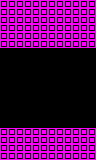

A 2D game scene composited from a Tiled map and its tileset images. What follows is a short description and the map's XML, with each tile layer's data collapsed to a summary:
An orthogonal 12x20 tile map with 8x8 px tiles, 1 tile layer (main) and 1 object (flyingRtoL).

<map version="1.0" orientation="orthogonal" renderorder="right-down" width="12" height="20" tilewidth="8" tileheight="8" nextobjectid="81">
 <properties>
  <property name="L" type="int" value="2" />
  <property name="R" type="int" value="2" />
  <property name="type" value="tunnel" />
 </properties>
 <tileset firstgid="1" name="tiles" tilewidth="8" tileheight="8" tilecount="24" columns="6">
  <image source="../../../images/tiles.png" width="48" height="32" />
  <tile id="1">
   <properties>
    <property name="type" value="open" />
   </properties>
  </tile>
 </tileset>
 <layer name="main" width="12" height="20">
  <data>[240 cells, 120 non-empty, 1 distinct tile ids]</data>
 </layer>
 <objectgroup name="objects" />
 <objectgroup name="hazards" />
 <objectgroup name="enemies">
  <object id="79" type="flyingRtoL" gid="4" x="72" y="88" width="8" height="8" />
 </objectgroup>
</map>
